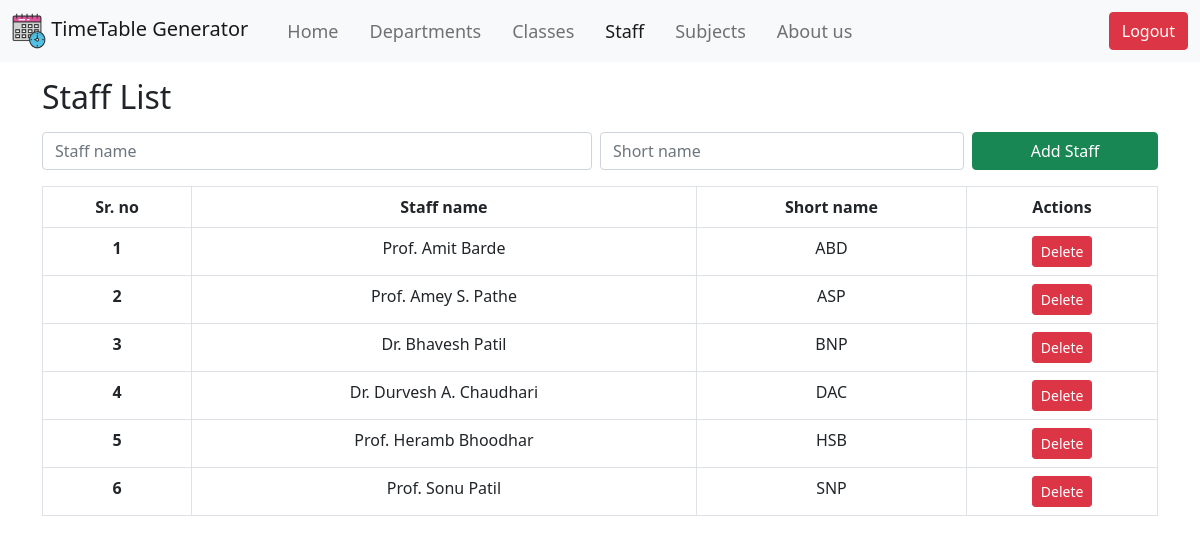
Page /pages/staff.php (signed in) on the earlier database version.
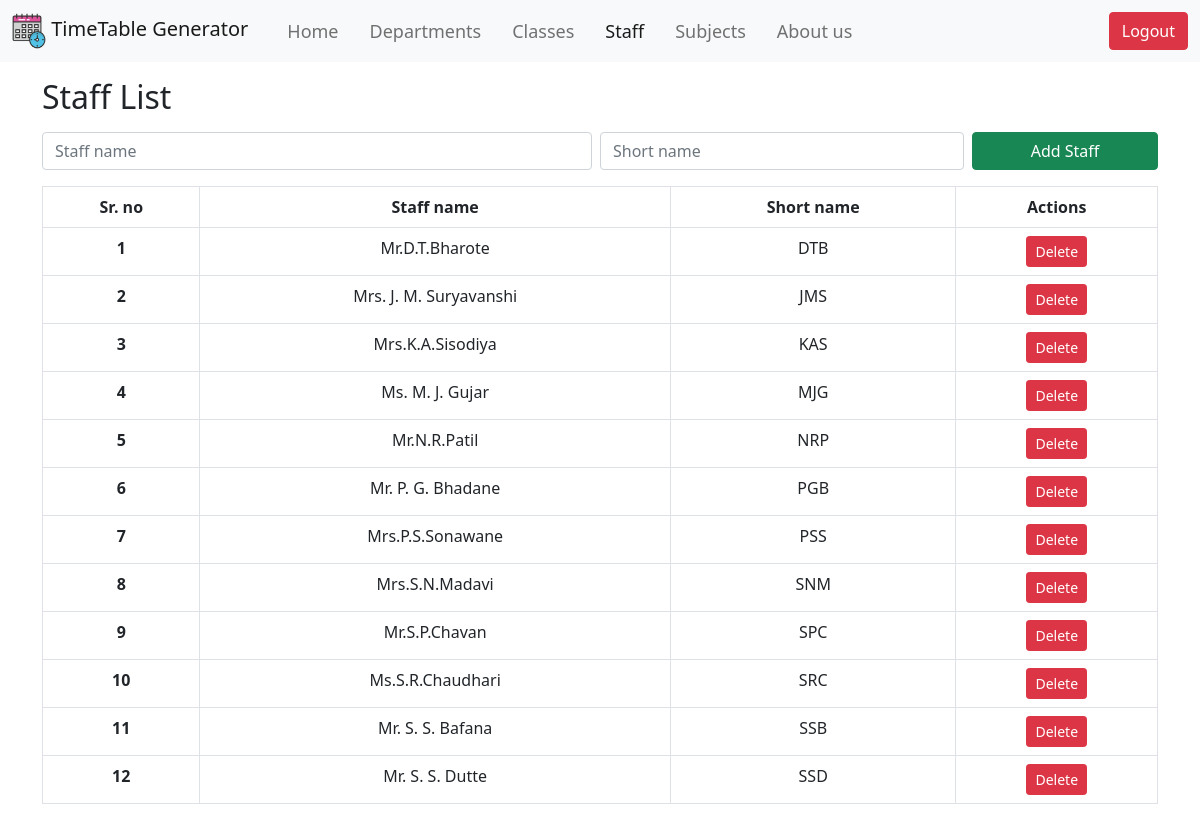
Same page on the later database version.
### tables this page shows
CREATE TABLE `staff` (
  `staff_name` varchar(255) NOT NULL,
  `short_name` varchar(10) NOT NULL
);

### pages/staff.php (the view, shortened to what this page needs)
<?php
include '../utils/dbcon.php';
?>
<!DOCTYPE html>
<html lang="en">
<head>
    <link rel="stylesheet" href="../css/style.css">
    <link href="https://cdn.jsdelivr.net/npm/bootstrap@5.0.2/dist/css/bootstrap.min.css" rel="stylesheet">
</head>
<body>
    <nav class="navbar navbar-expand-lg navbar-light bg-light">
        <div class="container-fluid">
            <a class="navbar-brand" href="../">
                <img src="../Images/logo.webp" width="34" height="36">
                TimeTable Generator</a>
            <div class="collapse navbar-collapse" id="navbarSupportedContent">
                <ul class="navbar-nav me-auto mb-2 mb-lg-0">
                    <li class="nav-item">
                        <a class="nav-link" aria-current="page" href="../">Home</a>
                    </li>
                    <li class="nav-item">
                        <a class="nav-link" href="./department.php">Departments</a>
                    </li>
                    <li class="nav-item">
                        <a class="nav-link" href="./class.php">Classes</a>
                    </li>
                    <li class="nav-item">
                        <a class="nav-link active" href="#">Staff</a>
                    </li>
                    <li class="nav-item">
                        <a class="nav-link" href="./subjects.php">Subjects</a>
                    </li>
                    <li class="nav-item ">
                        <a class="nav-link" href="./aboutUs.php">About us</a>
                    </li>
                </ul>
            </div>
            <div class="d-flex">
                <a href="./logout.php" class="btn btn-danger" onclick="return confirm('Are you sure you want to logout?')">Logout</a>
            </div>
        </div>
    </nav>
    <div class="container mt-3">
        <div class="head row">
            <h2 class="m-0 col-md-6">Staff List</h2>
        </div>
        <div class="content">
            <form method="post" class="row g-0 my-3">
                <div class="col-md-6 pe-2">
                    <input type="text" class="form-control" name="staffName" placeholder="Staff name" required>
                </div>
                <div class="col-md-4 pe-2">
                    <input type="text" class="form-control" name="shortName" placeholder="Short name" required>
                </div>
                <button type="submit" name="addStaff" class="btn col btn-success col-md-2">Add Staff</button>
            </form>
            <div className="table-responsive">
                <table class="table table-bordered text-center table-hover">
                    <thead>
                        <tr>
                            <th scope="col">Sr. no</th>
                            <th scope="col">Staff name</th>
                            <th scope="col">Short name</th>
                            <th scope="col">Actions</th>
                        </tr>
                    </thead>
                    <tbody>
                        <?php
                        $result = mysqli_query($conn, "SELECT * FROM staff");
                        $count = 1;
                        while ($row = mysqli_fetch_assoc($result)) {
                            echo '<tr>';
                            echo '<th scope="row">' . $count . '</th>';
                            echo '<td scope="row">' . $row['staff_name'] . '</td>';
                            echo '<td scope="row">' . $row['short_name'] . '</td>';
                            echo '<td>';
                            echo '<button type="button" class="btn btn-danger btn-sm" onclick="deleteStaff(\'' . $row['short_name'] . '\')">Delete</button>';
                            echo '</td>';
                            echo '</tr>';
                            $count++;
                        }
                        ?>
                    </tbody>
                </table>
            </div>
        </div>
    </div>
</body>
</body>
</html>

Differences in the rows shown:
removed staff: staff_name "Prof. Amit Barde", short_name "ABD"
removed staff: staff_name "Prof. Amey S. Pathe", short_name "ASP"
removed staff: staff_name "Dr. Bhavesh Patil", short_name "BNP"
removed staff: staff_name "Dr. Durvesh A. Chaudhari", short_name "DAC"
removed staff: staff_name "Prof. Heramb Bhoodhar", short_name "HSB"
removed staff: staff_name "Prof. Sonu Patil", short_name "SNP"
added staff: staff_name "Mr.D.T.Bharote", short_name "DTB"
added staff: staff_name "Mrs. J. M. Suryavanshi", short_name "JMS"
added staff: staff_name "Mrs.K.A.Sisodiya", short_name "KAS"
added staff: staff_name "Ms. M. J. Gujar", short_name "MJG"
added staff: staff_name "Mr.N.R.Patil", short_name "NRP"
added staff: staff_name "Mr. P. G. Bhadane", short_name "PGB"
added staff: staff_name "Mrs.P.S.Sonawane", short_name "PSS"
added staff: staff_name "Mrs.S.N.Madavi", short_name "SNM"
added staff: staff_name "Mr.S.P.Chavan", short_name "SPC"
added staff: staff_name "Ms.S.R.Chaudhari", short_name "SRC"
added staff: staff_name "Mr. S. S. Bafana", short_name "SSB"
added staff: staff_name "Mr. S. S. Dutte", short_name "SSD"
